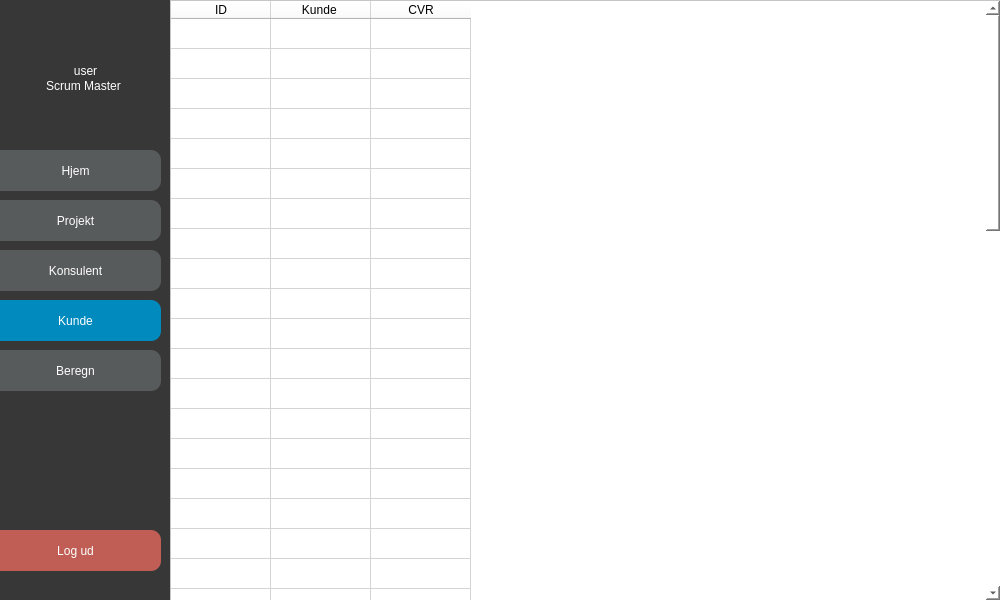
<?xml version="1.0" encoding="UTF-8"?>
<ui version="4.0">
 <class>MainWindow</class>
 <widget class="QMainWindow" name="MainWindow">
  <property name="geometry">
   <rect>
    <x>0</x>
    <y>0</y>
    <width>1000</width>
    <height>600</height>
   </rect>
  </property>
  <property name="windowTitle">
   <string>MainWindow</string>
  </property>
  <property name="styleSheet">
   <string notr="true">background-color: rgb(255, 255, 255);</string>
  </property>
  <widget class="QWidget" name="centralwidget">
   <widget class="QTableWidget" name="tabelwidget">
    <property name="geometry">
     <rect>
      <x>170</x>
      <y>0</y>
      <width>831</width>
      <height>601</height>
     </rect>
    </property>
    <property name="styleSheet">
     <string notr="true">color: rgb(0, 0, 0);
background-color: rgb(255, 255, 255);</string>
    </property>
    <property name="sortingEnabled">
     <bool>true</bool>
    </property>
    <property name="rowCount">
     <number>50</number>
    </property>
    <attribute name="verticalHeaderVisible">
     <bool>false</bool>
    </attribute>
    <row/>
    <row/>
    <row/>
    <row/>
    <row/>
    <row/>
    <row/>
    <row/>
    <row/>
    <row/>
    <row/>
    <row/>
    <row/>
    <row/>
    <row/>
    <row/>
    <row/>
    <row/>
    <row/>
    <row/>
    <row/>
    <row/>
    <row/>
    <row/>
    <row/>
    <row/>
    <row/>
    <row/>
    <row/>
    <row/>
    <row/>
    <row/>
    <row/>
    <row/>
    <row/>
    <row/>
    <row/>
    <row/>
    <row/>
    <row/>
    <row/>
    <row/>
    <row/>
    <row/>
    <row/>
    <row/>
    <row/>
    <row/>
    <row/>
    <row/>
    <column>
     <property name="text">
      <string>ID</string>
     </property>
    </column>
    <column>
     <property name="text">
      <string>Kunde </string>
     </property>
    </column>
    <column>
     <property name="text">
      <string>CVR</string>
     </property>
    </column>
   </widget>
   <widget class="QLabel" name="noterror">
    <property name="geometry">
     <rect>
      <x>800</x>
      <y>280</y>
      <width>181</width>
      <height>16</height>
     </rect>
    </property>
    <property name="styleSheet">
     <string notr="true">color: rgb(0, 170, 115);
background-color: rgba(255, 255, 255, 0);</string>
    </property>
    <property name="text">
     <string/>
    </property>
   </widget>
   <widget class="QLabel" name="label">
    <property name="geometry">
     <rect>
      <x>800</x>
      <y>80</y>
      <width>181</width>
      <height>16</height>
     </rect>
    </property>
    <property name="styleSheet">
     <string notr="true">color: rgb(255, 255, 255);
background-color: rgba(255, 255, 255, 0);</string>
    </property>
    <property name="text">
     <string>Navn på kunde (eks Nordea): </string>
    </property>
   </widget>
   <widget class="QLabel" name="error">
    <property name="geometry">
     <rect>
      <x>800</x>
      <y>260</y>
      <width>181</width>
      <height>16</height>
     </rect>
    </property>
    <property name="styleSheet">
     <string notr="true">color: rgb(219, 0, 40);
background-color: rgba(255, 255, 255, 0);</string>
    </property>
    <property name="text">
     <string/>
    </property>
   </widget>
   <widget class="QLabel" name="label_2">
    <property name="geometry">
     <rect>
      <x>800</x>
      <y>140</y>
      <width>181</width>
      <height>16</height>
     </rect>
    </property>
    <property name="styleSheet">
     <string notr="true">color: rgb(255, 255, 255);
background-color: rgba(255, 255, 255, 0);</string>
    </property>
    <property name="text">
     <string>CVR:</string>
    </property>
   </widget>
   <widget class="QLabel" name="navn">
    <property name="geometry">
     <rect>
      <x>10</x>
      <y>50</y>
      <width>151</width>
      <height>41</height>
     </rect>
    </property>
    <property name="styleSheet">
     <string notr="true">font: 16pt &quot;.AppleSystemUIFont&quot;;
color: white;

background-color: rgba(255, 255, 255, 0);</string>
    </property>
    <property name="text">
     <string>user</string>
    </property>
    <property name="scaledContents">
     <bool>false</bool>
    </property>
    <property name="alignment">
     <set>Qt::AlignCenter</set>
    </property>
    <property name="wordWrap">
     <bool>false</bool>
    </property>
   </widget>
   <widget class="QLabel" name="Frame">
    <property name="geometry">
     <rect>
      <x>-10</x>
      <y>-10</y>
      <width>181</width>
      <height>631</height>
     </rect>
    </property>
    <property name="styleSheet">
     <string notr="true">font: 16pt &quot;.AppleSystemUIFont&quot;;
color: rgb(0, 138, 190);

background-color: rgb(0, 0, 0,200);
border-radius: 15px;</string>
    </property>
    <property name="text">
     <string/>
    </property>
    <property name="scaledContents">
     <bool>false</bool>
    </property>
    <property name="alignment">
     <set>Qt::AlignCenter</set>
    </property>
    <property name="wordWrap">
     <bool>false</bool>
    </property>
   </widget>
   <widget class="QPushButton" name="logud_knap">
    <property name="geometry">
     <rect>
      <x>-10</x>
      <y>530</y>
      <width>171</width>
      <height>41</height>
     </rect>
    </property>
    <property name="styleSheet">
     <string notr="true">

QPushButton {
	color: rgb(255, 255, 255);
	
	background-color: rgb(192, 94, 85);
	font: 16pt &quot;.AppleSystemUIFont&quot;;
	border-radius: 10px;
}

QPushButton:Hover {


	background-color: rgb(220, 109, 99);



}
</string>
    </property>
    <property name="text">
     <string>Log ud</string>
    </property>
   </widget>
   <widget class="QLabel" name="label_3">
    <property name="geometry">
     <rect>
      <x>43</x>
      <y>70</y>
      <width>81</width>
      <height>31</height>
     </rect>
    </property>
    <property name="styleSheet">
     <string notr="true">font: 10pt &quot;.AppleSystemUIFont&quot;;
color: rgb(255, 255, 255);
background-color: rgba(255, 255, 255, 0);</string>
    </property>
    <property name="text">
     <string>Scrum Master</string>
    </property>
    <property name="alignment">
     <set>Qt::AlignCenter</set>
    </property>
   </widget>
   <widget class="QPushButton" name="projekter_knap">
    <property name="geometry">
     <rect>
      <x>-10</x>
      <y>200</y>
      <width>171</width>
      <height>41</height>
     </rect>
    </property>
    <property name="styleSheet">
     <string notr="true">QPushButton {
	color: rgb(255, 255, 255);
	background-color: rgb(88, 91, 91);
	font: 16pt &quot;.AppleSystemUIFont&quot;;
	border-radius: 10px;
}

QPushButton:Hover {

	background-color: rgb(109, 109, 109);


}
</string>
    </property>
    <property name="text">
     <string>Projekt</string>
    </property>
   </widget>
   <widget class="QPushButton" name="konsulenter_knap">
    <property name="geometry">
     <rect>
      <x>-10</x>
      <y>250</y>
      <width>171</width>
      <height>41</height>
     </rect>
    </property>
    <property name="styleSheet">
     <string notr="true">QPushButton {
	color: rgb(255, 255, 255);
	background-color: rgb(88, 91, 91);
	font: 16pt &quot;.AppleSystemUIFont&quot;;
	border-radius: 10px;
}

QPushButton:Hover {

	background-color: rgb(109, 109, 109);


}
</string>
    </property>
    <property name="text">
     <string>Konsulent</string>
    </property>
   </widget>
   <widget class="QPushButton" name="registreringer_knap">
    <property name="geometry">
     <rect>
      <x>-10</x>
      <y>350</y>
      <width>171</width>
      <height>41</height>
     </rect>
    </property>
    <property name="styleSheet">
     <string notr="true">QPushButton {
	color: rgb(255, 255, 255);
	background-color: rgb(88, 91, 91);
	font: 16pt &quot;.AppleSystemUIFont&quot;;
	border-radius: 10px;
}

QPushButton:Hover {

	background-color: rgb(109, 109, 109);


}
</string>
    </property>
    <property name="text">
     <string>Beregn</string>
    </property>
   </widget>
   <widget class="QPushButton" name="kunder_knap">
    <property name="geometry">
     <rect>
      <x>-10</x>
      <y>300</y>
      <width>171</width>
      <height>41</height>
     </rect>
    </property>
    <property name="styleSheet">
     <string notr="true">background-color: rgb(0, 138, 190);
color: rgb(255, 255, 255);
font: 16pt &quot;.AppleSystemUIFont&quot;;
border-radius: 10px;

</string>
    </property>
    <property name="text">
     <string>Kunde</string>
    </property>
   </widget>
   <widget class="QPushButton" name="hjem_knap">
    <property name="geometry">
     <rect>
      <x>-10</x>
      <y>150</y>
      <width>171</width>
      <height>41</height>
     </rect>
    </property>
    <property name="styleSheet">
     <string notr="true">QPushButton {
	color: rgb(255, 255, 255);
	background-color: rgb(88, 91, 91);
	font: 16pt &quot;.AppleSystemUIFont&quot;;
	border-radius: 10px;
}

QPushButton:Hover {

	background-color: rgb(109, 109, 109);


}
</string>
    </property>
    <property name="text">
     <string>Hjem</string>
    </property>
   </widget>
   <zorder>Frame</zorder>
   <zorder>tabelwidget</zorder>
   <zorder>noterror</zorder>
   <zorder>label</zorder>
   <zorder>error</zorder>
   <zorder>label_2</zorder>
   <zorder>navn</zorder>
   <zorder>logud_knap</zorder>
   <zorder>label_3</zorder>
   <zorder>projekter_knap</zorder>
   <zorder>konsulenter_knap</zorder>
   <zorder>registreringer_knap</zorder>
   <zorder>kunder_knap</zorder>
   <zorder>hjem_knap</zorder>
  </widget>
 </widget>
 <resources/>
 <connections/>
</ui>
